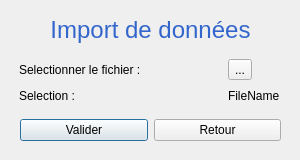
<?xml version="1.0" encoding="UTF-8"?>
<ui version="4.0">
 <class>Dialog</class>
 <widget class="QDialog" name="Dialog">
  <property name="geometry">
   <rect>
    <x>0</x>
    <y>0</y>
    <width>300</width>
    <height>160</height>
   </rect>
  </property>
  <property name="minimumSize">
   <size>
    <width>300</width>
    <height>160</height>
   </size>
  </property>
  <property name="maximumSize">
   <size>
    <width>300</width>
    <height>160</height>
   </size>
  </property>
  <property name="windowTitle">
   <string>Dialog</string>
  </property>
  <widget class="QLabel" name="labelTitle_dataImport">
   <property name="geometry">
    <rect>
     <x>0</x>
     <y>0</y>
     <width>301</width>
     <height>60</height>
    </rect>
   </property>
   <property name="font">
    <font>
     <family>MS Shell Dlg 2</family>
    </font>
   </property>
   <property name="text">
    <string>&lt;html&gt;&lt;head/&gt;&lt;body&gt;&lt;p&gt;&lt;span style=&quot; font-size:18pt; color:#3366cc;&quot;&gt;Import de données&lt;/span&gt;&lt;/p&gt;&lt;/body&gt;&lt;/html&gt;</string>
   </property>
   <property name="alignment">
    <set>Qt::AlignCenter</set>
   </property>
  </widget>
  <widget class="QWidget" name="gridLayoutWidget">
   <property name="geometry">
    <rect>
     <x>19</x>
     <y>59</y>
     <width>261</width>
     <height>47</height>
    </rect>
   </property>
   <layout class="QGridLayout" name="gridLayout_userEntries">
    <item row="0" column="0">
     <widget class="QLabel" name="label_selectFile">
      <property name="text">
       <string>Selectionner le fichier :</string>
      </property>
     </widget>
    </item>
    <item row="0" column="1">
     <widget class="QToolButton" name="toolButton_selectFile">
      <property name="text">
       <string>...</string>
      </property>
     </widget>
    </item>
    <item row="1" column="0">
     <widget class="QLabel" name="label_selection">
      <property name="text">
       <string>Selection :</string>
      </property>
     </widget>
    </item>
    <item row="1" column="1">
     <widget class="QLabel" name="label_FileName">
      <property name="text">
       <string>FileName</string>
      </property>
     </widget>
    </item>
   </layout>
  </widget>
  <widget class="QWidget" name="horizontalLayoutWidget">
   <property name="geometry">
    <rect>
     <x>20</x>
     <y>110</y>
     <width>261</width>
     <height>41</height>
    </rect>
   </property>
   <layout class="QHBoxLayout" name="horizontalLayout_validateReturn">
    <item>
     <widget class="QPushButton" name="pushButton_Validation">
      <property name="text">
       <string>Valider</string>
      </property>
     </widget>
    </item>
    <item>
     <widget class="QPushButton" name="pushButton_return">
      <property name="text">
       <string>Retour</string>
      </property>
     </widget>
    </item>
   </layout>
  </widget>
 </widget>
 <tabstops>
  <tabstop>toolButton_selectFile</tabstop>
  <tabstop>pushButton_Validation</tabstop>
  <tabstop>pushButton_return</tabstop>
 </tabstops>
 <resources/>
 <connections>
  <connection>
   <sender>toolButton_selectFile</sender>
   <signal>clicked()</signal>
   <receiver>label_selection</receiver>
   <slot>show()</slot>
   <hints>
    <hint type="sourcelabel">
     <x>252</x>
     <y>76</y>
    </hint>
    <hint type="destinationlabel">
     <x>97</x>
     <y>100</y>
    </hint>
   </hints>
  </connection>
 </connections>
</ui>
